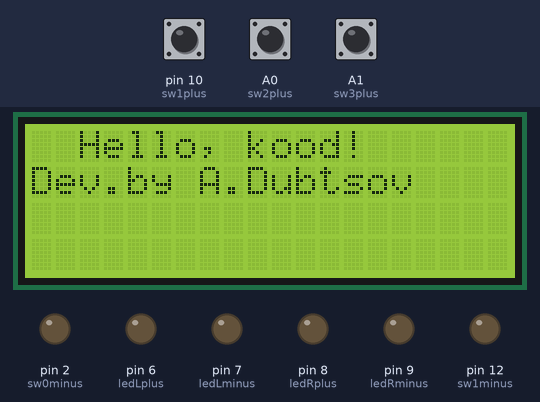
A sketch run on a simulated Arduino Uno, built with avr-gcc and run on an emulated ATmega328P. Parts: 20×4 character LCD, output pins drawn as LEDs (lit = HIGH). Dashed ring = blinking. The test bench sets the inputs (shaded band); at power-on: pin 10 (sw1plus) HIGH, A0 (sw2plus) HIGH, A1 (sw3plus) HIGH.

Above: at 1.2 s.
1.3 s: pin 10 (sw1plus) pulled LOW for 0.15 s
At 2.3 s:
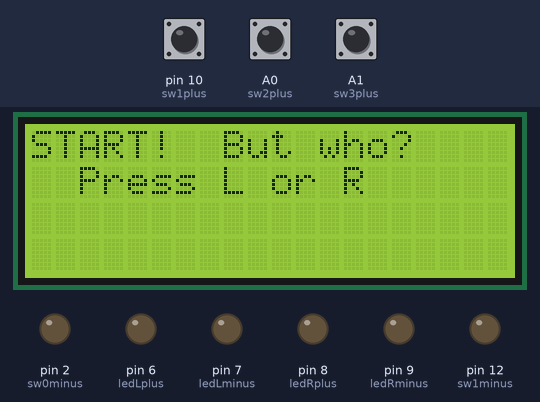
2.9 s: A0 (sw2plus) pulled LOW for 0.15 s
At 3.4 s:
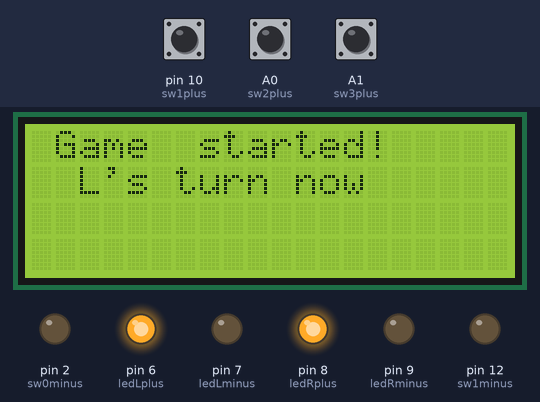
3.6 s: A1 (sw3plus) pulled LOW for 3.2 s
At 4.06 s:
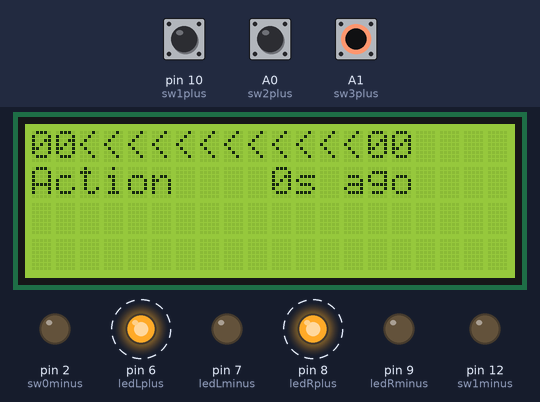
8.3 s: A1 (sw3plus) pulled LOW for 0.15 s
At 8.62 s:
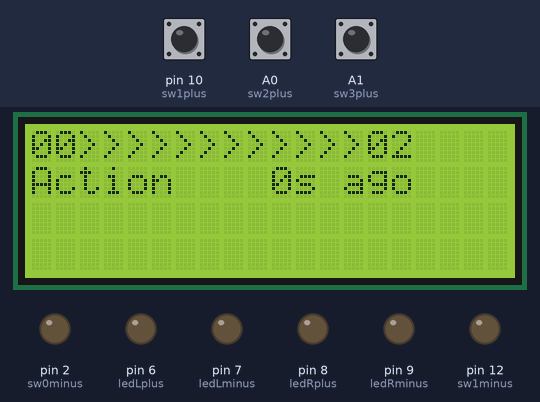
9.0 s: pin 10 (sw1plus) pulled LOW for 1 s
At 10.8 s:
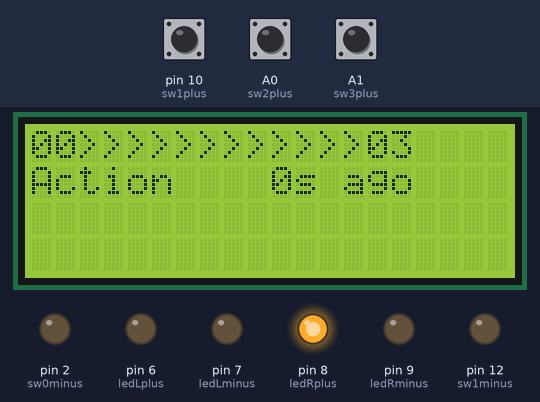
11.5 s: A0 (sw2plus) pulled LOW for 1 s
At 12.95 s:
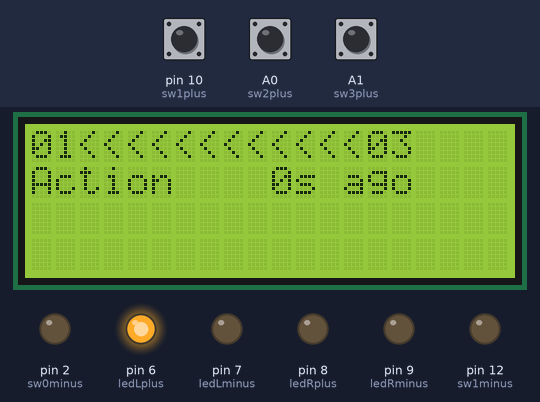
Timing chart, 0 to 14.1 s (numbered marks = the images above; inputs shaded):
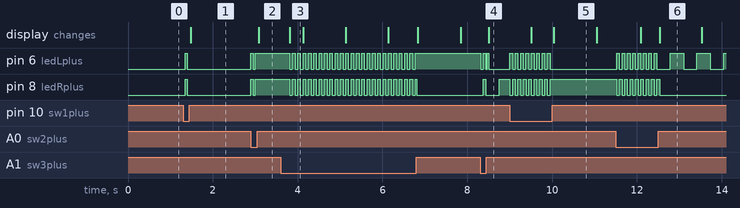

The sketch:

fw.ino
```cpp
#include <Wire.h>
#include <LiquidCrystal_I2C.h>
LiquidCrystal_I2C lcd(0x27, 20, 4);

// The pins for I2C are defined by the Wire-library.
// On an arduino UNO:       A4(SDA), A5(SCL)
// On an arduino MEGA 2560: 20(SDA), 21(SCL)
// On an arduino LEONARDO:   2(SDA),  3(SCL), ...

// LED pins
const int ledLplus = 6;
const int ledLminus = 7;
const int ledRplus = 8;
const int ledRminus = 9;

// BUTTON pins
const byte sw0plus = 0;
const byte sw0minus = 2;
const byte sw1plus = 10;
const byte sw1minus = 12;
const byte sw2plus = A0;
const byte sw3plus = A1;

// LED blink timers
const long timeBlinkSlow = 300;
const long timeBlinkAverage = 150;
const long timeBlinkFast = 50;

// BUTTON status values
const int buttonPressedNothing = 0;
const int buttonPressedL = 1;
const int buttonPressedR = 2;
const int buttonPressedBoth = 3;
const int buttonPressedReset = 4;

// LCD timer
const long delayGameStart = 700;  // How long show L or R start screen

// BUTTON action timers
const long timeoutButtonReset = 2000;  // Hold 2x buttons time to reset game
const long timeoutButtonLR = 50;      // Timeout for another button activation
const long timeoutBetweenActions = 500;      // Timeout between single button actions
const long delayGameReset = 3000;  // Delay after game reset


// LED status: 0 == OFF; 1 = ON; 2 == BLINK low freq; 3 = VICTORY blink; 4 = BUTTON blink
int ledStateL = 0;
int ledStateR = 0;
bool ledLeftOn = false;
bool ledRightOn = false;

// BUTTON status variables
int swSum = -1;                 // Current buttons sum
int swPrevSum = -1;             // Previous button sum

// SHOW initial screen on boot
bool initialScreen = true;

// TIME variables
long timeCurrent = 0;

// BUTTON time variables
long timeLastPressL = 0;
long timeLastPressR = 0;
long timeLastPressNothing = 0;
long timeLastAction = 0;
long timeNotReset = 0;

// LED time variables
long blinkTimer = 0;
long timeLastSwitchLeftLED = 0;
long timeLastSwitchRightLED = 0;


// SCORE and TURN variables
const int numberOfTurnsToRemember = 20;  // How many steps back to remember
int scoreL[numberOfTurnsToRemember];
int scoreR[numberOfTurnsToRemember];
int turnLR[numberOfTurnsToRemember];     // Contains -1 if L player's turn; +1 if R player's turn; 0 if game have not started yet
int gameOver = 0;                        // Contains -1 if L player won; +1 if R player won; 0 if game goes on


void setup() {

  // Button pins init
  pinMode(sw0plus, INPUT_PULLUP);
  pinMode(sw0minus, OUTPUT);
  digitalWrite(sw0minus, LOW);
  pinMode(sw1plus, INPUT_PULLUP);
  pinMode(sw1minus, OUTPUT);
  digitalWrite(sw1minus, LOW);
  pinMode(sw2plus, INPUT_PULLUP);
  pinMode(sw3plus, INPUT_PULLUP);

  // LED pins init
  pinMode(ledLplus, OUTPUT);
  digitalWrite(ledLplus, LOW);
  pinMode(ledLminus, OUTPUT);
  digitalWrite(ledLminus, LOW);
  pinMode(ledRplus, OUTPUT);
  digitalWrite(ledRplus, LOW);
  pinMode(ledRminus, OUTPUT);
  digitalWrite(ledRminus, LOW);

  // Initialize serial communication at a baud rate of 9600
  Serial.begin(9600);

  // Initialize LED screen
  lcd.init();
  lcd.backlight();
  lcd.setCursor(0, 0);
  lcd.print("  Hello, kood!  ");
  lcd.setCursor(0, 1);
  lcd.print("Dev.by A.Dubtsov");

  // init scores
  scoreL[0] = 0;
  scoreR[0] = 0;
  turnLR[0] = 0;

}


void loop() {

  timeCurrent = millis();

  // Fetching buttons status
  int activeButton = buttonState();

  // In case of any button is pressed -> blink both with high frequency
  if (swSum > 0) {

    ledStateL = 4;
    ledStateR = 4;

  }

  // LED processing
  leftLED();
  rightLED();


  // ### MAIN LOGIC STARTS HERE ###

  if (initialScreen) {

    // If any button pressed
    if (activeButton == buttonPressedL || activeButton == buttonPressedR || activeButton == buttonPressedBoth) {

      // "New game" print
      newGame();
      initialScreen = false;

    }

  } else {

    // If to hold 2x buttons pressed for some time => New Game starts
    if (activeButton == buttonPressedReset) {

      // Reset game state
      newGame();
      delay(delayGameReset);

    }

    // Check if one of players wins the game; 0 if game not over; -1 if L won; 1 if R won
    gameOver = checkForVictory();

    // If game goes on
    if (gameOver == 0) {

      // Different scenarios if different buttons are pressed
      action(activeButton);

    }

    // Game status
    if (turnLR[0] != 0) {   // If game started

      if (gameOver == 0) {  // Game goes on, scores print

        printIt();

      } else {              // Game over, print result

        victory(gameOver);

      }

    }

  }

}

void newGame(void) {

  ledStateL = 0;
  ledStateR = 0;

  // reset status of game
  gameOver = 0;

  // clear all scores and turns history
  for (int i = 0; i < numberOfTurnsToRemember; i++) {
    scoreL[i] = 0;
    scoreR[i] = 0;
    turnLR[i] = 0;
  }

  // print initial menu
  lcd.setCursor(0, 0);
  lcd.print("START!  But who?");
  lcd.setCursor(0, 1);
  lcd.print("  Press L or R  ");

}

int buttonState(void) {

  int rusultButton = buttonPressedNothing;

  // Reading button pin status
  int buttonL = !digitalRead(sw0plus);
  int buttonR = !digitalRead(sw1plus);
  int buttonL2 = !digitalRead(sw2plus);
  int buttonR2 = !digitalRead(sw3plus);


  // Send variable to the serial output
  // Serial.println(buttonR2);

  swSum = 2*buttonL + buttonR + 2*buttonL2 + buttonR2;

  // If to hold 2x buttons pressed for some time => Reset
  if (swSum == 3 && (timeCurrent > timeNotReset + timeoutButtonReset)) {
    return buttonPressedReset;
  }

  // Different scenarios if different buttons are pressed
  switch (swSum) {

    case 0:       // Nothing is pressed

      // Decide what button is pressed this time
      rusultButton = buttonDecision();
      timeLastPressNothing = timeCurrent;
      timeNotReset = timeCurrent;
      swPrevSum = 0;

      break;
    case 1:       // R is pressed
      timeNotReset = timeCurrent;
      // Button is considered pressed only if previous state was "released"
      if (swPrevSum == 0 && timeCurrent > timeLastPressNothing + timeoutButtonLR) {
        swPrevSum = 1;
      }
      break;
    case 2:       // L is pressed
      timeNotReset = timeCurrent;
      // Button is considered pressed only if previous state was "released"
      if (swPrevSum == 0 && timeCurrent > timeLastPressNothing + timeoutButtonLR) {
        swPrevSum = 2;
      }
      break;
    case 3:       // Both are pressed
      // Button is considered pressed only if previous state was "released"
      if (swPrevSum == 0 && timeCurrent > timeLastPressNothing + timeoutButtonLR) {
        swPrevSum = 3;
      }
      break;
    default:
      break;
  }

  return rusultButton;

}

// Decide what button is pressed this time
int buttonDecision(void) {

  int result = -1;

  switch (swPrevSum) {

    case 0:
      // Nothing was pressed before
      result = buttonPressedNothing;
      break;
    case 1:
      // R was pressed
      result = buttonPressedR;
      timeLastAction = timeCurrent;
      break;
    case 2:
      // L was pressed
      result = buttonPressedL;
      timeLastAction = timeCurrent;
      break;
    case 3:
      // both were pressed
      result = buttonPressedBoth;
      timeLastAction = timeCurrent;
      break;
    default:
      break;
  }

  return result;

}

// Action on buttons release, depending on what button was pressed
void action(int activeButton) {

  switch (activeButton) {

    case buttonPressedNothing:

      // Nothing is pressed
      break;

    case buttonPressedR:

      // If game not started then start it. Else raise score up
      if (turnLR[0] == 0) {

        startR();

      } else {

        // scoreR++
        scoreRaiseR();

      }
      break;

    case buttonPressedL:

      // If game not started then start it. Else raise score up
      if (turnLR[0] == 0) {

        startL();

      } else {

        // scoreL++
        scoreRaiseL();

      }
      break;

    case buttonPressedBoth:

      // both were pressed
      // cancel one turn
      cancel();
      break;

    default:
      break;
  }

}

// Check if one of players won the game
int checkForVictory(void) {

  if (scoreL[0] > 10 && scoreR[0]  < 10) {        // L score 11 or more, R score 9 or less

    return -1;

  } else if (scoreL[0] < 10 && scoreR[0]  > 10) { // L score 9 or less, R score 11 or more

    return 1;

  } else if (scoreL[0] >= 10 && scoreR[0] >= 10 && scoreL[0]-scoreR[0] > 1) { // L and R score 11 or more, L wins 2 points

    return -1;

  } else if (scoreL[0] >= 10 && scoreR[0] >= 10 && scoreL[0]-scoreR[0] < -1) { // L and R score 11 or more, R wins 2 points

    return 1;

  } else {

    return 0;

  }

}

// Print out winner; winner == -1 means L won; winner == 1 means R won
void victory(int winner) {

  ledStateL = 3;
  ledStateR = 3;

  // print winner greetings
  // winner choice
  switch (winner) {
    case -1:

      // print Winner L
      lcd.setCursor(0, 1);
      lcd.print("   Winner:  L   ");
      break;

    case 1:

      // print Winner R
      lcd.setCursor(0, 1);
      lcd.print("   Winner:  R   ");
      break;

    default:

      // print sort of error
      lcd.setCursor(0, 1);
      lcd.print(" Winner?  What? ");
      break;
  }

}

// game started with L first turn
void startL(void) {

  // Move score arrays one element front
  for (int i = numberOfTurnsToRemember-1; i > 0; i--) {

    scoreL[i] = scoreL[i-1];
    scoreR[i] = scoreR[i-1];
    turnLR[i] = turnLR[i-1];

  }

  // Add value to turnLR[0]
  scoreL[0] = 0;
  scoreR[0] = 0;
  turnLR[0] = -1;

  // print "L started" for few seconds
  lcd.setCursor(0, 0);
  lcd.print(" Game  started! ");
  lcd.setCursor(0, 1);
  lcd.print("  L's turn now  ");
  delay(delayGameStart);

}

// game started with R first turn
void startR(void) {

  // Move score arrays one element front
  for (int i = numberOfTurnsToRemember-1; i > 0; i--) {
    scoreL[i] = scoreL[i-1];
    scoreR[i] = scoreR[i-1];
    turnLR[i] = turnLR[i-1];
  }

  // Add value to turnLR[0]
  scoreL[0] = 0;
  scoreR[0] = 0;
  turnLR[0] = 1;

  // print "R started" for few seconds
  lcd.setCursor(0, 0);
  lcd.print(" Game  started! ");
  lcd.setCursor(0, 1);
  lcd.print("  R's turn now  ");
  delay(delayGameStart);

}

void scoreRaiseL(void) {

  // Move score arrays one element front
  for (int i = numberOfTurnsToRemember-1; i > 0; i--) {
    scoreL[i] = scoreL[i-1];
    scoreR[i] = scoreR[i-1];
    turnLR[i] = turnLR[i-1];
  }

  // Add 1 to scoreL[0]
  scoreL[0]++;

  // switch turn to another player
  if ((scoreL[0] + scoreR[0]) >= 20) {

    turnLR[0]*=-1;

  } else if ((scoreL[0] + scoreR[0])%2 == 0) {

    turnLR[0]*=-1;

  }

}

void scoreRaiseR(void) {

  // Move score arrays one element front
  for (int i = numberOfTurnsToRemember-1; i > 0; i--) {

    scoreL[i] = scoreL[i-1];
    scoreR[i] = scoreR[i-1];
    turnLR[i] = turnLR[i-1];

  }

  // Add 1 to scoreR[0]
  scoreR[0]++;

  // switch turn to another player
  if ((scoreL[0] + scoreR[0]) >= 20) {

    turnLR[0]*=-1;

  } else if ((scoreL[0] + scoreR[0])%2 == 0) {

    turnLR[0]*=-1;

  }

}

void cancel(void) {

  // Move score arrays one element back
  for (int i = 0; i < numberOfTurnsToRemember-1; i++) {

    scoreL[i] = scoreL[i+1];
    scoreR[i] = scoreR[i+1];
    turnLR[i] = turnLR[i+1];

  }

  scoreL[numberOfTurnsToRemember-1] = -1;
  scoreR[numberOfTurnsToRemember-1] = -1;
  turnLR[numberOfTurnsToRemember-1] = 0;

}

void printIt(void) {

  // LED blink or not on player's turn
  bool blinking = false;
  if (((scoreL[0] + scoreR[0]) % 2 == 0) && (scoreL[0] + scoreR[0]) < 20 ) {
    blinking = true;
  }

  long timerDiff = (timeCurrent - timeLastAction) / 1000;

  char bufferL[3];
  char bufferR[3];
  char turn[13];
  char result[17];

  char bufferTimer[17];
  char timer[17];

  // Convert newest score Int -> String
  sprintf(bufferL, "%d", scoreL[0]);
  sprintf(bufferR, "%d", scoreR[0]);

  sprintf(timer, "%ds ago", timerDiff);
  if (strlen(timer) < 7) {
    sprintf(timer, "Action    %ds ago", timerDiff);
  } else if (strlen(timer) < 8) {
    sprintf(timer, "Action   %ds ago", timerDiff);
  } else if (strlen(timer) < 9) {
    sprintf(timer, "Action  %ds ago", timerDiff);
  } else {
    sprintf(timer, "Action %ds ago", timerDiff);
  }

  switch (turnLR[0]) {

    case -1:

      ledStateL = 0;
      ledStateR = 0;

      if (!blinking) {

        ledStateL = 1;

      } else {

        ledStateL = 2;

      }

      for (int i = 0; i < 12; i++) {

        turn[i] = '<';

      }

      break;

    case 0:

      ledStateL = 0;
      ledStateR = 0;

      for (int i = 0; i < 12; i++) {

        turn[i] = '=';

      }
      break;

    case 1:

      ledStateL = 0;
      ledStateR = 0;

      if (!blinking) {

        ledStateR = 1;

      } else {

        ledStateR = 2;

      }

      for (int i = 0; i < 12; i++) {

        turn[i] = '>';

      }

      break;

    default:
      break;
  }

  // Add null terminator to make it a valid C-style string
  turn[12] = '\0';

  // Combine string for pring depending on length of score string
  if ((scoreL[0] >= 0 && scoreL[0] < 10) && (scoreR[0] >= 0 && scoreR[0] < 10)) {

    sprintf(result, "0%s%s0%s", bufferL, turn, bufferR);

  } else if ((scoreL[0] < 0 || scoreL[0] >= 10) && (scoreR[0] >= 0 && scoreR[0] < 10)) {

    sprintf(result, "%s%s0%s", bufferL, turn, bufferR);

  } else if ((scoreL[0] >= 0 && scoreL[0] < 10) && (scoreR[0] < 0 || scoreR[0] >= 10)) {

    sprintf(result, "0%s%s%s", bufferL, turn, bufferR);

  } else {

    sprintf(result, "%s%s%s", bufferL, turn, bufferR);

  }

  // print scores
  lcd.setCursor(0, 0);
  lcd.print(result);
  lcd.setCursor(0, 1);
  lcd.print(timer);
}

// Left LED 0 == OFF; 1 = ON; 2 == BLINK low freq; 3 = VICTORY blink; 4 = BUTTON blink
void leftLED() {

  switch (ledStateL) {

    case (0):

      digitalWrite(ledLplus, LOW);
      break;

    case (1):

      digitalWrite(ledLplus, HIGH);
      break;

    case (2):

      leftLedBlink(2);
      break;

    case (3):

      leftLedBlink(3);
      break;

    case (4):

      leftLedBlink(4);
      break;

    default:

      digitalWrite(ledLplus, LOW);
      break;
  }

}

// Right LED 0 == OFF; 1 = ON; 2 == BLINK low freq; 3 = VICTORY blink; 4 = BUTTON blink
void rightLED() {

  switch (ledStateR) {

    case (0):

      digitalWrite(ledRplus, LOW);
      break;

    case (1):

      digitalWrite(ledRplus, HIGH);
      break;

    case (2):

      rightLedBlink(2);
      break;

    case (3):

      rightLedBlink(3);
      break;

    case (4):

      rightLedBlink(4);
      break;

    default:

      digitalWrite(ledRplus, LOW);
      break;
  }

}

void leftLedBlink(int mode) {

  switch (mode) {

    case (2):
      blinkTimer = timeBlinkSlow;
      break;
    case (3):
      blinkTimer = timeBlinkAverage;
      break;
    case (4):
      blinkTimer = timeBlinkFast;
      break;
    default:
      break;
  }

  if (timeCurrent > timeLastSwitchLeftLED + blinkTimer) {

    timeLastSwitchLeftLED = timeCurrent;
    ledLeftOn = !ledLeftOn;

    if (ledLeftOn) {

      digitalWrite(ledLplus, LOW);

    } else {

      digitalWrite(ledLplus, HIGH);

    }

  }
}

void rightLedBlink(int mode) {

  long blinkTimer = 0;

  switch (mode) {

    case (2):
      blinkTimer = timeBlinkSlow;
      break;
    case (3):
      blinkTimer = timeBlinkAverage;
      break;
    case (4):
      blinkTimer = timeBlinkFast;
      break;
    default:
      break;
  }

  if (timeCurrent > timeLastSwitchRightLED + blinkTimer) {

    timeLastSwitchRightLED = timeCurrent;
    ledRightOn = !ledRightOn;

    if (ledRightOn) {

      digitalWrite(ledRplus, LOW);

    } else {

      digitalWrite(ledRplus, HIGH);

    }

  }
}
```

Measured:
- after the input at 1.3 s, pin 6 (ledLplus), pin 8 (ledRplus): LOW → HIGH after 0.05 s, → LOW 0.05 s later; the display: changes after 0.18 s (image 1)
- after the input at 2.9 s, pin 6 (ledLplus), pin 8 (ledRplus): LOW → HIGH at once, → LOW 0.05 s later, → HIGH 0.05 s later; the display: changes after 0.18 s (image 2)
- after the input at 3.6 s, pin 6 (ledLplus): alternates HIGH for 0.06 s and LOW for 0.06 s, 47 changes in all, then stays HIGH, starting after 0.28 s
- after the input at 8.3 s, pin 6 (ledLplus): alternates HIGH for 0.05 s and LOW for 0.05 s, 5 changes in all, then stays LOW, starting at once; pin 8 (ledRplus): LOW → HIGH after 0.08 s, → LOW 0.06 s later, → HIGH 0.31 s later; the display: changes after 0.20 s (image 4)
- after the input at 9.0 s, pin 6 (ledLplus): alternates HIGH for 0.06 s and LOW for 0.06 s, 16 changes in all, then stays LOW, starting at once; pin 8 (ledRplus): alternates HIGH for 0.06 s and LOW for 0.06 s, 16 changes in all, then stays HIGH, starting at once
- after the input at 11.5 s, pin 8 (ledRplus): alternates HIGH for 0.06 s and LOW for 0.06 s, 17 changes in all, then stays LOW, starting at once; the display: first differs from a run without the input after 1.0 s (image 6)
- what the display in image 5 shows lasts 1.1 s, from 10.0 s to 11.1 s
